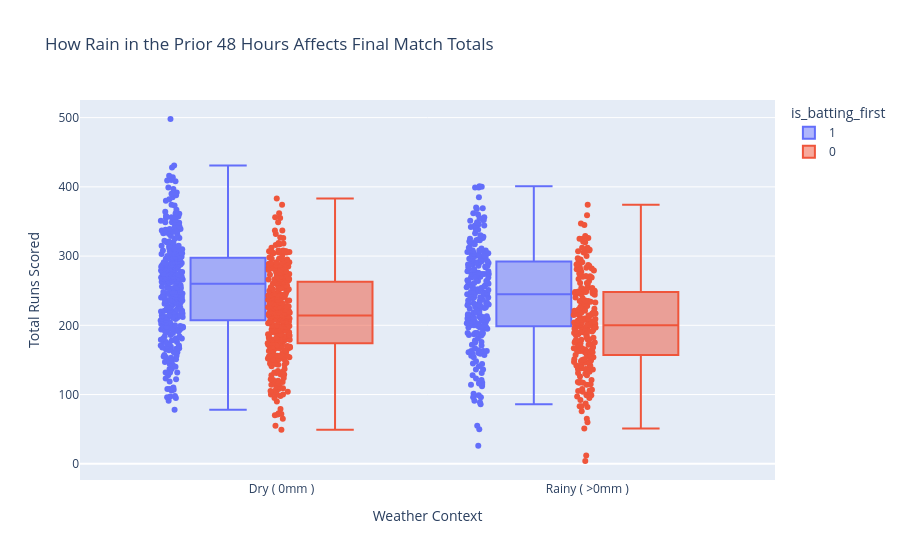

Notebook code cell kept with this figure:
### Code cell
# Temporary column just for the visualization
df['had_prior_rain'] = df['rain_48hr_mm'].apply(lambda x: 'Rainy ( >0mm )' if x > 0 else 'Dry ( 0mm )')

fig = px.box(
    df, 
    x="had_prior_rain", 
    y="team_total_score", 
    color="is_batting_first",
    points="all", # Shows every single match point next to the box plot
    hover_data=["date", "rain_48hr_mm"],
    title="How Rain in the Prior 48 Hours Affects Final Match Totals",
    labels={"had_prior_rain": "Weather Context", "team_total_score": "Total Runs Scored"}
)
fig.show()

### Figure 1 — Plotly figure (JSON) as saved in the notebook; plotly's stock layout.template omitted (floating-point values rounded to 4 significant figures; data arrays with more than 128 entries replaced by an {"elided": "..."} marker saying what was removed)
{"data": [{"alignmentgroup": "True", "boxpoints": "all", "customdata": {"elided": "580x2 mixed values"}, "hovertemplate": "is_batting_first=1<br>Weather Context=%{x}<br>Total Runs Scored=%{y}<br>date=%{customdata[0]}<br>rain_48hr_mm=%{customdata[1]}<extra></extra>", "legendgroup": "1", "marker": {"color": "#636efa"}, "name": "1", "notched": false, "offsetgroup": "1", "orientation": "v", "showlegend": true, "type": "box", "x": {"elided": "580 str values"}, "x0": " ", "xaxis": "x", "y": {"elided": "580 int values"}, "y0": " ", "yaxis": "y"}, {"alignmentgroup": "True", "boxpoints": "all", "customdata": {"elided": "568x2 mixed values"}, "hovertemplate": "is_batting_first=0<br>Weather Context=%{x}<br>Total Runs Scored=%{y}<br>date=%{customdata[0]}<br>rain_48hr_mm=%{customdata[1]}<extra></extra>", "legendgroup": "0", "marker": {"color": "#EF553B"}, "name": "0", "notched": false, "offsetgroup": "0", "orientation": "v", "showlegend": true, "type": "box", "x": {"elided": "568 str values"}, "x0": " ", "xaxis": "x", "y": {"elided": "568 int values"}, "y0": " ", "yaxis": "y"}], "layout": {"boxmode": "group", "legend": {"title": {"text": "is_batting_first"}, "tracegroupgap": 0}, "title": {"text": "How Rain in the Prior 48 Hours Affects Final Match Totals"}, "xaxis": {"anchor": "y", "domain": [0, 1], "title": {"text": "Weather Context"}}, "yaxis": {"anchor": "x", "domain": [0, 1], "title": {"text": "Total Runs Scored"}}}}
